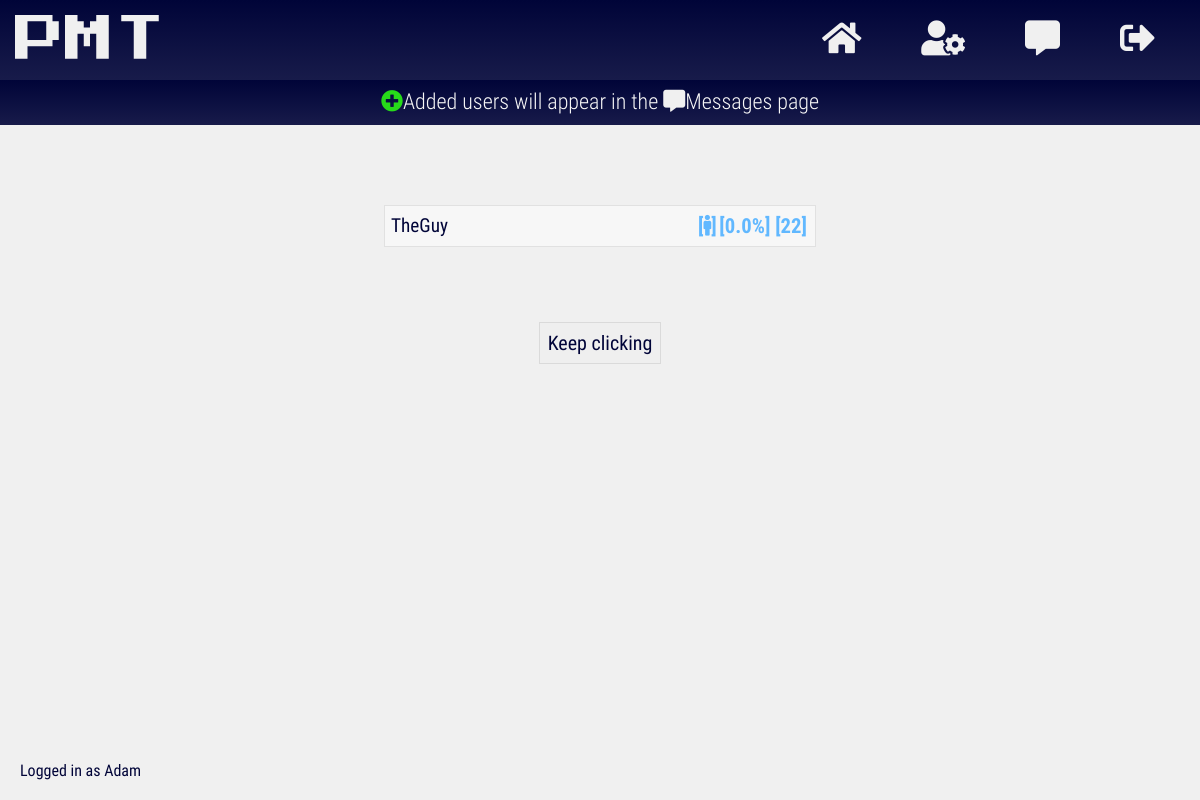
/ (signed in), run on the app's committed database.
### app/models.py (models this page shows, shortened)
class User(db.Model, UserMixin):
    __tablename__ = 'users'
    id = db.Column(db.Integer(), primary_key=True)
    username = db.Column(db.String(length=20), nullable=False, unique=True)
    email = db.Column(db.String(length=50), nullable=False, unique=True)
    password_hash = db.Column(db.String(length=60), nullable=False)
    age = db.Column(db.Integer(), nullable=False)
    gender = db.Column(db.String(length=6), nullable=False)
    assumptions = db.relationship('Assumption', secondary=users_to_assumptions,
    backref=db.backref('users', lazy=True), lazy=True)
    added_users = db.relationship('User', secondary=users_to_users,
                  primaryjoin=(users_to_users.c.added_id == id),
                  secondaryjoin=(users_to_users.c.adder_id == id),
                  backref=db.backref('adder_users', lazy=True), lazy=True)
    messages_to_be_received = db.relationship('Message', backref='receiver',
    lazy=True)
    @property
    def password(self):
        return self.password

### app/routes.py (the view)
@app.route('/')
@login_required
def home_page():
    users = User.query.limit(25)
    return render_template('home.html', users=users,
    calculate_compatibility=calculate_compatibility)

### app/helpers.py (called while the page is built)
def calculate_compatibility(userid):
    commons = 0
    user = User.query.filter_by(id=userid).first()
    user_length = len(user.assumptions)
    main_length = len(current_user.assumptions)
    for assumption in current_user.assumptions:
        if assumption in user.assumptions:
            commons += 1
    if main_length > user_length:
        return round((commons/main_length) * 100, 2)
    elif user_length > main_length:
        return round((commons/user_length) * 100, 2)
    elif user_length == 0 or main_length == 0:
        return round(0, 2)
    else:
        return round((commons/main_length) * 100, 2)

### user_loader/__init__.py (called while the page is built)
@login_manager.user_loader
def load_user(user_id):
    return User.query.get(int(user_id))

### app/templates/home.html (shortened to what this page needs)
{% extends 'uniform/base.html' %}
{% block css_files %}
<link rel="stylesheet" href="{{ url_for('static',
filename='css/minified/home.css') }}">
{% endblock %}
{% block content %}
<div class="help-text">
  <i class="fas fa-plus-circle"></i>Added users will appear in the
  <i class="fas fa-comment-alt"></i>Messages page
</div>
<ul id="list_of_users">
  {% for user in users %}
  {% if user not in current_user.added_users and user.id != current_user.id %}
  <div class="list-item-wrapper" USER_ID="{{ user.id }}">
    <li>
      <span class="username">{{ user.username }}</span>
      <span class="meta-data">
        <span class="gender {{ user.gender }}">
        [<i class="fas fa-{{ user.gender }}" name="gender"></i>]</span>
        <span class="compatibility">[{{ calculate_compatibility(user.id) }}%]
        </span>
        <span class="age">[{{ user.age }}]</span>
      </span>
    </li>
  </div>
  {% endif %}
  {% endfor %}
</ul>
<button type="button" name="load more" id="load_more">Keep clicking</button>
{% endblock %}
{% block footer %}
Logged in as {{ current_user.username }}
{% endblock %}

### app/static/css/uniform/minified/base.css (style rules this page uses)
* { box-sizing:border-box;margin:0 }
body { background:#f0f0f0 }
button,header { -webkit-touch-callout:none;-webkit-user-select:none;-khtml-user-select:none;-moz-user-select:none;-ms-user-select:none;user-select:none }

### app/static/css/minified/home.css (style rules this page uses)
ul { padding:0;margin:80px auto 0 auto;width:90%;display:flex;flex-wrap:wrap }
.list-item-wrapper { flex-basis:100%;position:relative;margin-bottom:75px }
li { border:1px solid rgba(0,0,0,.09);display:flex;justify-content:space-between;flex-wrap:wrap;font-family:sans-serif;background:#f7f7f7;padding:3px;font-size:25px }
.meta-data { order:1;padding:5px;color:#61b8ff;font-size:.44em;align-self:center;font-family:roboto-bold,sans-serif;-webkit-touch-callout:none;-webkit-user-select:none;-khtml-user-select:none;-moz-user-select:none;-ms-user-select:none;user-select:none }
.username { font-family:roboto-regular,sans-serif;align-self:center;padding:3px;color:#000438;font-size:.77em }
.age,.compatibility,.gender { font-size:1.8em }
button#load_more { padding:8px;color:#000438;border:1px solid rgba(0,0,0,.09);font-family:roboto-regular;font-size:20px;display:block;margin:0 auto 70px auto;cursor:pointer }
div.help-text { margin:0 auto 0 auto;padding:8px;text-align:center;font-family:roboto-light;font-size:25px;color:#f7f7f7;line-height:1.3em;background:linear-gradient(to bottom,#000438,rgba(0,4,56,.9)) }
div>i.fa-plus-circle { color:#27db1a }
div>i.fa-comment-alt { color:#f0f0f0 }
@media (min-width:769px) { div.help-text { font-size:22px } }
@media (min-width:769px) { ul { justify-content:space-between } }
@media (min-width:769px) { li { transition:box-shadow 250ms ease } }
@media (min-width:769px) { ul { justify-content:space-around } }
@media (min-width:769px) { .list-item-wrapper { flex-basis:40% } }
@media (min-width:769px) { .meta-data { font-size:.46em } }

### data on the page
User: username "TheGuy", calculate_compatibility "0.0", age "22"
User: username "Adam"
